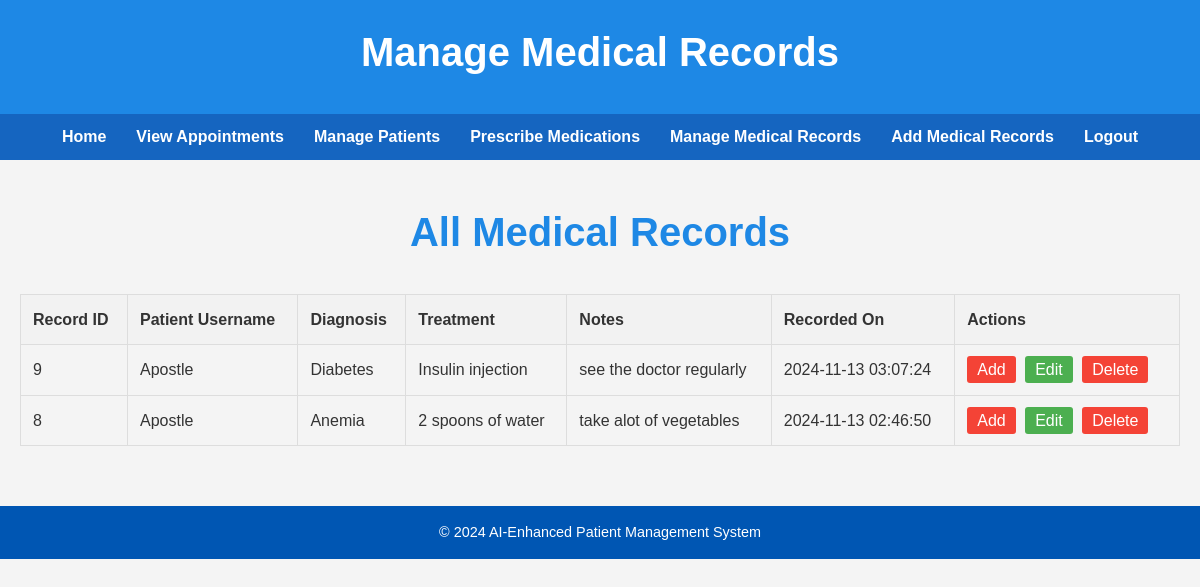
Page /frontend/manage_medical_records.php (signed in) on the committed database.
### tables this page shows
CREATE TABLE `medical_records` (
  `record_id` int(11) NOT NULL,
  `patient_username` varchar(255) NOT NULL,
  `diagnosis` text DEFAULT NULL,
  `treatment` text DEFAULT NULL,
  `record_notes` text DEFAULT NULL,
  `created_at` timestamp NOT NULL DEFAULT current_timestamp()
);

CREATE TABLE `users` (
  `id` int(11) NOT NULL,
  `username` varchar(255) NOT NULL,
  `email` varchar(255) NOT NULL,
  `password` varchar(255) NOT NULL,
  `role` enum('patient','doctor','finance') NOT NULL,
  `age` int(11) DEFAULT NULL,
  `medical_history` text DEFAULT NULL,
  `created_at` timestamp NOT NULL DEFAULT current_timestamp(),
  `is_admin` tinyint(1) NOT NULL DEFAULT 0
);

### frontend/manage_medical_records.php (the view, shortened to what this page needs)
<?php
require 'db.php';
$sql_records = "SELECT mr.record_id, u.username AS patient_username, mr.diagnosis, mr.treatment, mr.record_notes, mr.created_at
                FROM medical_records mr
                JOIN users u ON mr.patient_username = u.username  -- Using patient_username to join with users
                ORDER BY mr.created_at DESC";
$records_result = $conn->query($sql_records);
?>
<!DOCTYPE html>
<html lang="en">
<head>
    <link rel="stylesheet" href="styles.css">
</head>
<body>
    <header>
        <h1>Manage Medical Records</h1>
    </header>
      <nav>
        <ul>
            <li><a href="doctor_dashboard.php">Home</a></li>
            <li><a href="view_appointments.php">View Appointments</a></li>
            <li><a href="managePatients.php">Manage Patients</a></li>
            <li><a href="prescribeMedications.php">Prescribe Medications</a></li>
            <li><a href="manage_medical_records.php">Manage Medical Records</a></li>
            <li><a href="add_medical_record.php">Add Medical Records</a></li>
             <li><a href="doctor_logout.php">Logout</a></li>
        </ul>
    </nav>
    <main>
        <h2>All Medical Records</h2>
        <?php if ($records_result->num_rows > 0): ?>
            <table>
                <thead>
                    <tr>
                        <th>Record ID</th>
                        <th>Patient Username</th>
                        <th>Diagnosis</th>
                        <th>Treatment</th>
                        <th>Notes</th>
                        <th>Recorded On</th>
                        <th>Actions</th>
                    </tr>
                </thead>
                <tbody>
                    <?php while ($record = $records_result->fetch_assoc()): ?>
                        <tr>
                            <td><?php echo htmlspecialchars($record['record_id']); ?></td>
                            <td><?php echo htmlspecialchars($record['patient_username']); ?></td>
                            <td><?php echo htmlspecialchars($record['diagnosis']); ?></td>
                            <td><?php echo htmlspecialchars($record['treatment']); ?></td>
                            <td><?php echo htmlspecialchars($record['record_notes']); ?></td>
                            <td><?php echo htmlspecialchars($record['created_at']); ?></td>
                            <td>
                            <a href="add_medical_record.php" class="action-btn delete-btn" onclick="return confirm('Are you sure you want to Add this record?');">Add</a>
                            <a href="edit_medical_record.php?id=<?php echo $record['record_id']; ?>" class="action-btn edit-btn">Edit</a>
                            <a href="delete_medical_record.php?id=<?php echo $record['record_id']; ?>" class="action-btn delete-btn" onclick="return confirm('Are you sure you want to delete this record?');">Delete</a>
                            </td>
                        </tr>
                    <?php endwhile; ?>
                </tbody>
            </table>
        <?php else: ?>
            <p>No medical records found.</p>
        <?php endif; ?>
    </main>
    <footer>
        <p>© 2024 AI-Enhanced Patient Management System</p>
    </footer>
</body>
</html>

### frontend/styles.css (style rules this page uses)
* { margin: 0; padding: 0; box-sizing: border-box; }
body { font-family: 'Arial', sans-serif; background-color: #f4f4f4; color: #333; line-height: 1.6; }
header { background-color: #1e88e5; color: white; padding: 20px 0; text-align: center; position: relative; }
header h1 { font-size: 2.5rem; margin-bottom: 10px; }
nav { background-color: #1565c0; position: sticky; top: 0; width: 100%; z-index: 1000; }
nav ul { list-style-type: none; display: flex; justify-content: center; padding: 10px 0; }
nav ul li { margin: 0 15px; }
nav ul li a { color: white; text-decoration: none; font-size: 1rem; font-weight: bold; transition: color 0.3s; }
main { padding: 40px 20px; }
h2 { text-align: center; font-size: 2.5rem; margin-bottom: 30px; color: #1e88e5; }
footer { background-color: #1e88e5; color: white; padding: 20px; text-align: center; }
footer { font-size: 0.9em; background-color: #0056b3; color: white; padding: 15px; text-align: center; margin-top: auto; width: 100%; }
table { width: 100%; border-collapse: collapse; }
th, td { padding: 10px; text-align: left; border-bottom: 1px solid #ddd; }
th { background-color: #f2f2f2; }

### frontend/manage_medical_records.php (style rules this page uses)
table { width: 100%; border-collapse: collapse; margin-bottom: 20px; }
th, td { padding: 12px; border: 1px solid #ddd; text-align: left; }
th { background-color: #f2f2f2; }
.action-btn { padding: 5px 10px; margin-right: 5px; text-decoration: none; color: #fff; border-radius: 3px; }
.edit-btn { background-color: #4CAF50; }
.delete-btn { background-color: #f44336; }

### rows in the picture
medical_records: record_id "9", users.username "Apostle", diagnosis "Diabetes", treatment "Insulin injection", record_notes "see the doctor regularly", created_at "2024-11-13 03:07:24"
medical_records: record_id "8", users.username "Apostle", diagnosis "Anemia", treatment "2 spoons of water", record_notes "take alot of vegetables", created_at "2024-11-13 02:46:50"
